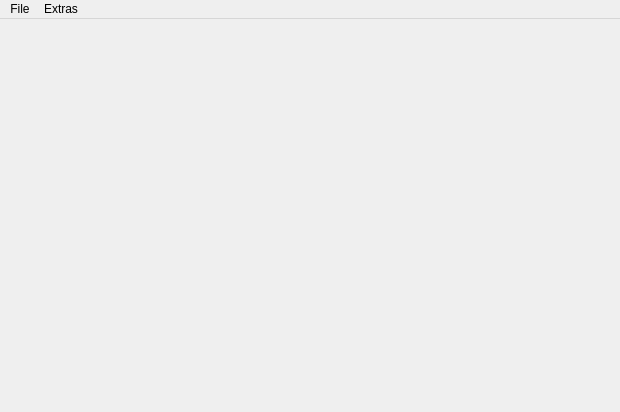
<?xml version="1.0" encoding="UTF-8"?>
<ui version="4.0">
 <class>wndMainWindow</class>
 <widget class="QMainWindow" name="wndMainWindow">
  <property name="windowModality">
   <enum>Qt::NonModal</enum>
  </property>
  <property name="enabled">
   <bool>true</bool>
  </property>
  <property name="geometry">
   <rect>
    <x>0</x>
    <y>0</y>
    <width>620</width>
    <height>412</height>
   </rect>
  </property>
  <property name="mouseTracking">
   <bool>false</bool>
  </property>
  <property name="windowTitle">
   <string>ParticleEditor</string>
  </property>
  <property name="autoFillBackground">
   <bool>false</bool>
  </property>
  <property name="toolButtonStyle">
   <enum>Qt::ToolButtonIconOnly</enum>
  </property>
  <property name="documentMode">
   <bool>false</bool>
  </property>
  <property name="tabShape">
   <enum>QTabWidget::Rounded</enum>
  </property>
  <widget class="QWidget" name="centralwidget">
   <layout class="QVBoxLayout" name="verticalLayout_2">
    <item>
     <layout class="QGridLayout" name="gridLayout"/>
    </item>
   </layout>
  </widget>
  <widget class="QMenuBar" name="mainMenuBar">
   <property name="geometry">
    <rect>
     <x>0</x>
     <y>0</y>
     <width>620</width>
     <height>10</height>
    </rect>
   </property>
   <widget class="QMenu" name="menuFile">
    <property name="title">
     <string>File</string>
    </property>
    <addaction name="actionExit"/>
   </widget>
   <widget class="QMenu" name="menuExtras">
    <property name="title">
     <string>Extras</string>
    </property>
    <addaction name="actionOptions"/>
   </widget>
   <addaction name="menuFile"/>
   <addaction name="menuExtras"/>
  </widget>
  <action name="actionLoad_Level">
   <property name="text">
    <string>Load Level</string>
   </property>
   <property name="shortcut">
    <string>Ctrl+O</string>
   </property>
  </action>
  <action name="actionSave_Level">
   <property name="text">
    <string>Save Level</string>
   </property>
   <property name="shortcut">
    <string>Ctrl+S</string>
   </property>
  </action>
  <action name="actionSave_Level_As">
   <property name="text">
    <string>Save Level As</string>
   </property>
  </action>
  <action name="actionExit">
   <property name="text">
    <string>Exit</string>
   </property>
  </action>
  <action name="actionOptions">
   <property name="text">
    <string>Options</string>
   </property>
  </action>
 </widget>
 <resources/>
 <connections>
  <connection>
   <sender>actionExit</sender>
   <signal>triggered()</signal>
   <receiver>wndMainWindow</receiver>
   <slot>closeEditor()</slot>
   <hints>
    <hint type="sourcelabel">
     <x>-1</x>
     <y>-1</y>
    </hint>
    <hint type="destinationlabel">
     <x>309</x>
     <y>205</y>
    </hint>
   </hints>
  </connection>
  <connection>
   <sender>actionOptions</sender>
   <signal>triggered()</signal>
   <receiver>wndMainWindow</receiver>
   <slot>openOptions()</slot>
   <hints>
    <hint type="sourcelabel">
     <x>-1</x>
     <y>-1</y>
    </hint>
    <hint type="destinationlabel">
     <x>309</x>
     <y>205</y>
    </hint>
   </hints>
  </connection>
 </connections>
 <slots>
  <slot>closeEditor()</slot>
  <slot>openOptions()</slot>
 </slots>
</ui>
